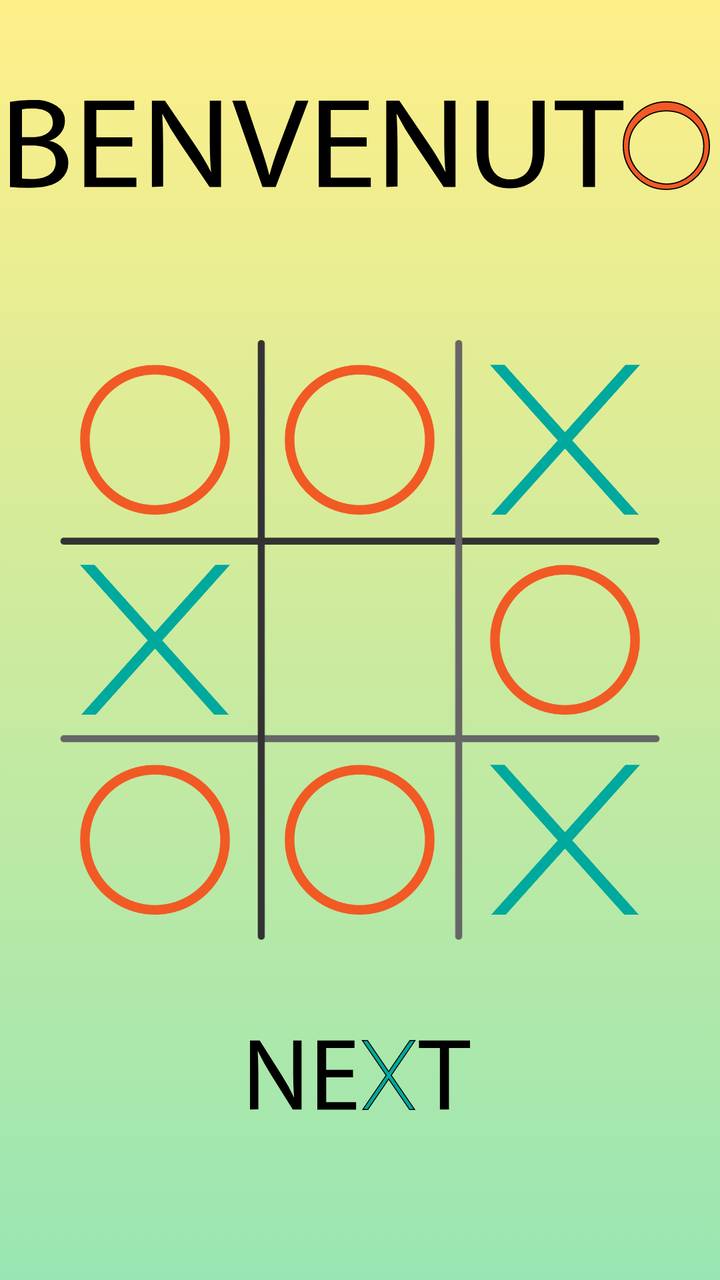
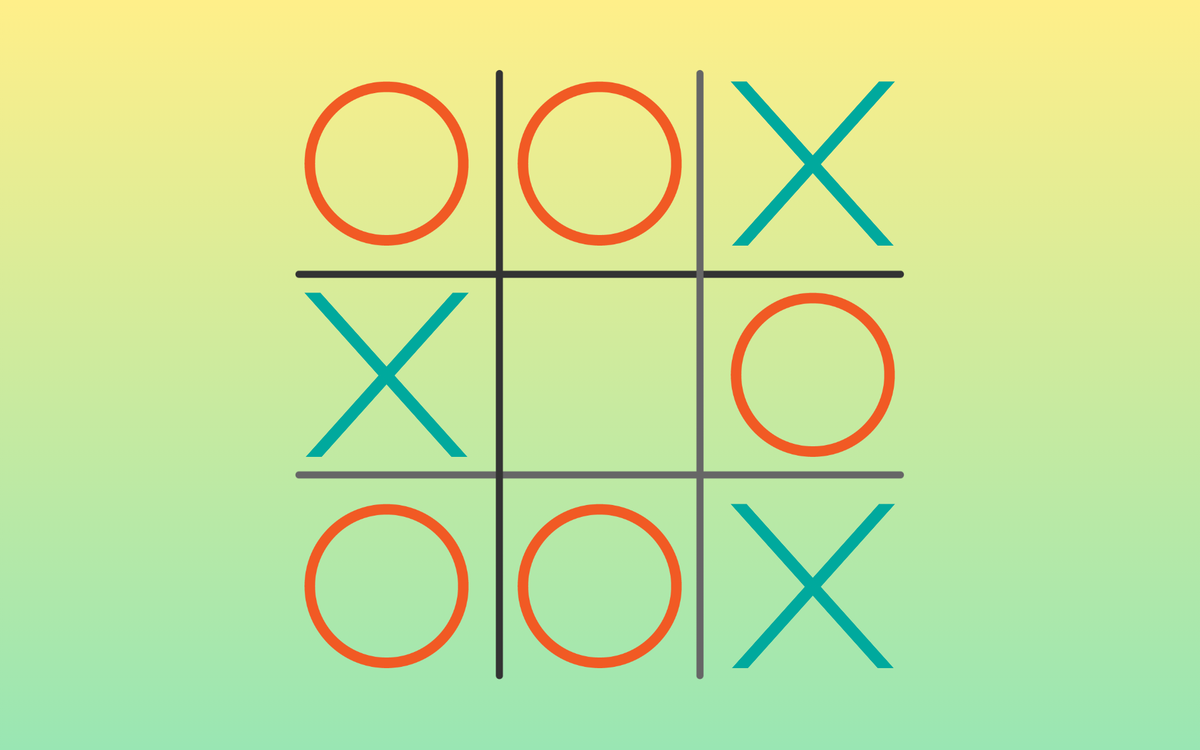

Two renders of one Android screen. The first uses the default layout on a phone; the second uses the alternative layout the repository ships for a different screen configuration, on a matching device. The two XML files are below.
<!-- AndroidManifest.xml: application theme Theme.AppCompat.NoActionBar -->
<!-- res/layout/activity_helpita.xml -->
<?xml version="1.0" encoding="utf-8"?>
<RelativeLayout xmlns:android="http://schemas.android.com/apk/res/android"

    android:layout_width="match_parent"
    android:layout_height="match_parent"
    android:background="@drawable/gradient3">

    <ImageView
        android:id="@+id/benvenuto"
        android:layout_width="350dp"
        android:layout_height="45dp"
        android:background="@drawable/benvenuto"
        android:layout_centerHorizontal="true"
        android:layout_above="@+id/tab1"
        android:layout_marginBottom="75dp"
        android:contentDescription="@string/benvenuto"
        />

    <ImageView
        android:id="@+id/tab1"
        android:layout_width="300dp"
        android:layout_height="300dp"
        android:background="@drawable/h1"
        android:layout_centerInParent="true"
        android:contentDescription="@string/tabella"
        />

    <ImageView
        android:id="@+id/xxx"
        android:layout_width="75dp"
        android:layout_height="75dp"
        android:layout_centerInParent="true"
        android:contentDescription="@string/casella"
         />

    <ImageView
        android:contentDescription="@string/casella"
        android:id="@+id/xxxxxx"
        android:layout_width="75dp"
        android:layout_height="75dp"
        android:layout_below="@+id/oooooo"
        android:layout_alignStart="@+id/oooooo"
        android:layout_centerInParent="true"
        android:background="@drawable/xsenzabordo" />

    <ImageView
        android:contentDescription="@string/casella"
        android:id="@+id/ooooooo"
        android:layout_width="75dp"
        android:layout_height="75dp"
        android:layout_below="@+id/xxxx"
        android:layout_alignStart="@+id/xxxx"
        android:layout_centerInParent="true"
        android:layout_marginBottom="25dp"
        android:background="@drawable/osenzabordo" />

    <ImageView
        android:contentDescription="@string/casella"
        android:id="@+id/ooo"
        android:layout_width="75dp"
        android:layout_height="75dp"
        android:layout_above="@+id/xxx"
        android:layout_centerInParent="true"
        android:layout_marginBottom="25dp"
        android:background="@drawable/osenzabordo" />

    <ImageView
        android:contentDescription="@string/casella"
        android:id="@+id/oooo"
        android:layout_width="75dp"
        android:layout_height="75dp"
        android:layout_below="@+id/xxx"
        android:layout_centerHorizontal="true"
        android:layout_marginStart="25dp"
        android:layout_marginTop="25dp"
        android:layout_marginEnd="25dp"
        android:background="@drawable/osenzabordo" />

    <ImageView
        android:contentDescription="@string/casella"
        android:id="@+id/xxxx"
        android:layout_width="75dp"
        android:layout_height="75dp"
        android:layout_above="@+id/xxx"
        android:layout_alignEnd="@+id/tab1"
        android:layout_centerInParent="true"
        android:layout_marginEnd="10dp"
        android:layout_marginBottom="25dp"
        android:background="@drawable/xsenzabordo" />

    <ImageView
        android:contentDescription="@string/casella"
        android:id="@+id/xxxxx"
        android:layout_width="75dp"
        android:layout_height="75dp"
        android:layout_below="@+id/xxx"
        android:layout_alignEnd="@+id/tab1"
        android:layout_centerInParent="true"
        android:layout_marginTop="25dp"
        android:layout_marginEnd="10dp"
        android:layout_marginBottom="25dp"
        android:background="@drawable/xsenzabordo" />


    <ImageView
        android:contentDescription="@string/casella"
        android:id="@+id/oooooo"
        android:layout_width="75dp"
        android:layout_height="75dp"
        android:layout_above="@+id/xxx"
        android:layout_alignStart="@+id/tab1"
        android:layout_marginStart="10dp"
        android:layout_marginBottom="25dp"
        android:background="@drawable/osenzabordo" />


    <ImageView
        android:contentDescription="@string/casella"
        android:id="@+id/ooooo"
        android:layout_width="75dp"
        android:layout_height="75dp"
        android:layout_below="@+id/xxx"
        android:layout_alignStart="@+id/tab1"
        android:layout_marginStart="10dp"
        android:layout_marginTop="25dp"
        android:background="@drawable/osenzabordo" />

    <ImageButton
        android:contentDescription="@string/next"
        android:id="@+id/next"
        android:layout_width="110dp"
        android:layout_height="35dp"
        android:layout_below="@+id/tab1"
        android:layout_centerHorizontal="true"
        android:layout_marginTop="50dp"
        android:background="@drawable/next" />


</RelativeLayout>
<!-- resources referenced by this layout -->
<resources>
  <!-- drawable benvenuto: vector/xml drawable (drawable, 2407 chars, omitted) -->
  <!-- drawable gradient3 (drawable) -->
  <?xml version="1.0" encoding="utf-8"?>
  <selector xmlns:android="http://schemas.android.com/apk/res/android">
      <item>
          <shape>
              <gradient
                  android:angle="90"
                  android:startColor="#99e6b3"
                  android:endColor="#ffef89"/>
          </shape>
      </item>
  </selector>
  <!-- drawable h1: png bitmap (drawable, 8051 bytes) -->
  <!-- drawable next (drawable) -->
  <vector xmlns:android="http://schemas.android.com/apk/res/android"
      android:width="47.32dp"
      android:height="15.03dp"
      android:viewportWidth="47.32"
      android:viewportHeight="15.03">
    <path
        android:fillColor="#FF000000"
        android:pathData="M0,14.93V0.1H2.09L6.84,7.6a43.08,43.08 0,0 1,2.67 4.82l0,0c-0.18,-2 -0.22,-3.78 -0.22,-6.09V0.1h1.8V14.93H9.2L4.49,7.4A45.94,45.94 0,0 1,1.72 2.45l-0.07,0c0.11,1.87 0.15,3.65 0.15,6.11v6.34Z"/>
    <path
        android:fillColor="#FF000000"
        android:pathData="M22.16,8H16.39v5.34h6.43v1.61H14.48V0.1h8V1.71h-6.1V6.39h5.77Z"/>
    <path
        android:fillColor="#FF000000"
        android:pathData="M40.85,1.73H36.34V0.1h11V1.73H42.79v13.2H40.85Z"/>
    <path
        android:pathData="M30.38,7.58l5.03,7.35l-1.09,0l-4.49,-6.55l-4.48,6.55l-1.09,0l5.03,-7.35l-5.12,-7.48l1.09,0l4.57,6.68l4.57,-6.68l1.1,0l-5.12,7.48z"
        android:strokeWidth="0.2"
        android:fillColor="#00a99d"
        android:strokeColor="#000"/>
  </vector>
  <!-- drawable osenzabordo: png bitmap (drawable, 7490 bytes) -->
  <!-- drawable xsenzabordo: png bitmap (drawable, 5380 bytes) -->
  <string name="benvenuto">benvenuto</string>
  <string name="casella">casella</string>
  <string name="next" translatable="false">next</string>
  <string name="tabella">tabella</string>
</resources>
<!-- res/layout-xlarge/activity_helpita.xml (the repository's variant of the layout above) -->
<!-- drawn on a large tablet held sideways -->
<?xml version="1.0" encoding="utf-8"?>
<RelativeLayout xmlns:android="http://schemas.android.com/apk/res/android"

    android:layout_width="match_parent"
    android:layout_height="match_parent"
    android:background="@drawable/gradient3">
    <ImageView
        android:id="@+id/benvenuto"
        android:layout_width="635dp"
        android:layout_height="100dp"
        android:layout_above="@+id/tab1"
        android:layout_centerHorizontal="true"
        android:layout_marginBottom="100dp"
        android:background="@drawable/benvenuto"
        android:contentDescription="@string/welcome"/>

    <ImageView
        android:id="@+id/tab1"
        android:layout_width="650dp"
        android:layout_height="650dp"
        android:background="@drawable/h1"
        android:layout_centerInParent="true"
        android:contentDescription="@string/tabella"
        />

    <ImageView
        android:id="@+id/xxx"
        android:layout_width="175dp"
        android:layout_height="175dp"
        android:layout_centerInParent="true"
        android:contentDescription="@string/casella"
        />

    <ImageView
        android:contentDescription="@string/casella"
        android:id="@+id/xxxxxx"
        android:layout_width="175dp"
        android:layout_height="175dp"
        android:layout_below="@+id/oooooo"
        android:layout_alignStart="@+id/oooooo"
        android:layout_centerInParent="true"
        android:background="@drawable/xsenzabordo" />

    <ImageView
        android:contentDescription="@string/casella"
        android:id="@+id/ooooooo"
        android:layout_width="175dp"
        android:layout_height="175dp"
        android:layout_below="@+id/xxxx"
        android:layout_alignStart="@+id/xxxx"
        android:layout_centerInParent="true"
        android:layout_marginBottom="50dp"
        android:background="@drawable/osenzabordo" />

    <ImageView
        android:contentDescription="@string/casella"
        android:id="@+id/ooo"
        android:layout_width="175dp"
        android:layout_height="175dp"
        android:layout_above="@+id/xxx"
        android:layout_centerInParent="true"
        android:layout_marginBottom="50dp"
        android:background="@drawable/osenzabordo" />

    <ImageView
        android:contentDescription="@string/casella"
        android:id="@+id/oooo"
        android:layout_width="175dp"
        android:layout_height="175dp"
        android:layout_below="@+id/xxx"
        android:layout_centerHorizontal="true"
        android:layout_marginStart="50dp"
        android:layout_marginTop="50dp"
        android:layout_marginEnd="50dp"
        android:background="@drawable/osenzabordo" />

    <ImageView
        android:contentDescription="@string/casella"
        android:id="@+id/xxxx"
        android:layout_width="175dp"
        android:layout_height="175dp"
        android:layout_above="@+id/xxx"
        android:layout_alignEnd="@+id/tab1"
        android:layout_marginEnd="10dp"
        android:layout_marginBottom="50dp"
        android:background="@drawable/xsenzabordo" />

    <ImageView
        android:contentDescription="@string/casella"
        android:id="@+id/xxxxx"
        android:layout_width="175dp"
        android:layout_height="175dp"
        android:layout_below="@+id/xxx"
        android:layout_alignEnd="@+id/tab1"
        android:layout_centerInParent="true"
        android:layout_marginTop="50dp"
        android:layout_marginEnd="10dp"
        android:layout_marginBottom="50dp"
        android:background="@drawable/xsenzabordo" />


    <ImageView
        android:id="@+id/oooooo"
        android:layout_width="175dp"
        android:layout_height="175dp"
        android:layout_above="@+id/xxx"
        android:layout_alignStart="@+id/tab1"
        android:layout_marginStart="10dp"
        android:layout_marginBottom="50dp"
        android:background="@drawable/osenzabordo"
        android:contentDescription="@string/casella"/>


    <ImageView
        android:id="@+id/ooooo"
        android:layout_width="175dp"
        android:layout_height="175dp"
        android:layout_below="@+id/xxx"
        android:layout_alignStart="@+id/tab1"
        android:layout_marginStart="10dp"
        android:layout_marginTop="50dp"
        android:background="@drawable/osenzabordo"
        android:contentDescription="@string/casella"/>

    <ImageButton
        android:id="@+id/next"
        android:layout_width="310dp"
        android:layout_height="85dp"
        android:layout_below="@+id/tab1"
        android:layout_centerHorizontal="true"
        android:layout_marginTop="100dp"
        android:background="@drawable/next"
        android:contentDescription="@string/next"/>

</RelativeLayout>
<!-- resources referenced by the variant -->
<!-- as a large tablet held sideways resolves them -->
<resources>
  <!-- drawable benvenuto: vector/xml drawable (drawable, 2407 chars, omitted) -->
  <!-- drawable gradient3 (drawable) -->
  <?xml version="1.0" encoding="utf-8"?>
  <selector xmlns:android="http://schemas.android.com/apk/res/android">
      <item>
          <shape>
              <gradient
                  android:angle="90"
                  android:startColor="#99e6b3"
                  android:endColor="#ffef89"/>
          </shape>
      </item>
  </selector>
  <!-- drawable h1: png bitmap (drawable, 8051 bytes) -->
  <!-- drawable next (drawable) -->
  <vector xmlns:android="http://schemas.android.com/apk/res/android"
      android:width="47.32dp"
      android:height="15.03dp"
      android:viewportWidth="47.32"
      android:viewportHeight="15.03">
    <path
        android:fillColor="#FF000000"
        android:pathData="M0,14.93V0.1H2.09L6.84,7.6a43.08,43.08 0,0 1,2.67 4.82l0,0c-0.18,-2 -0.22,-3.78 -0.22,-6.09V0.1h1.8V14.93H9.2L4.49,7.4A45.94,45.94 0,0 1,1.72 2.45l-0.07,0c0.11,1.87 0.15,3.65 0.15,6.11v6.34Z"/>
    <path
        android:fillColor="#FF000000"
        android:pathData="M22.16,8H16.39v5.34h6.43v1.61H14.48V0.1h8V1.71h-6.1V6.39h5.77Z"/>
    <path
        android:fillColor="#FF000000"
        android:pathData="M40.85,1.73H36.34V0.1h11V1.73H42.79v13.2H40.85Z"/>
    <path
        android:pathData="M30.38,7.58l5.03,7.35l-1.09,0l-4.49,-6.55l-4.48,6.55l-1.09,0l5.03,-7.35l-5.12,-7.48l1.09,0l4.57,6.68l4.57,-6.68l1.1,0l-5.12,7.48z"
        android:strokeWidth="0.2"
        android:fillColor="#00a99d"
        android:strokeColor="#000"/>
  </vector>
  <!-- drawable osenzabordo: png bitmap (drawable, 7490 bytes) -->
  <!-- drawable xsenzabordo: png bitmap (drawable, 5380 bytes) -->
  <string name="casella">casella</string>
  <string name="next" translatable="false">next</string>
  <string name="tabella">tabella</string>
  <string name="welcome" translatable="false">welcome</string>
</resources>
